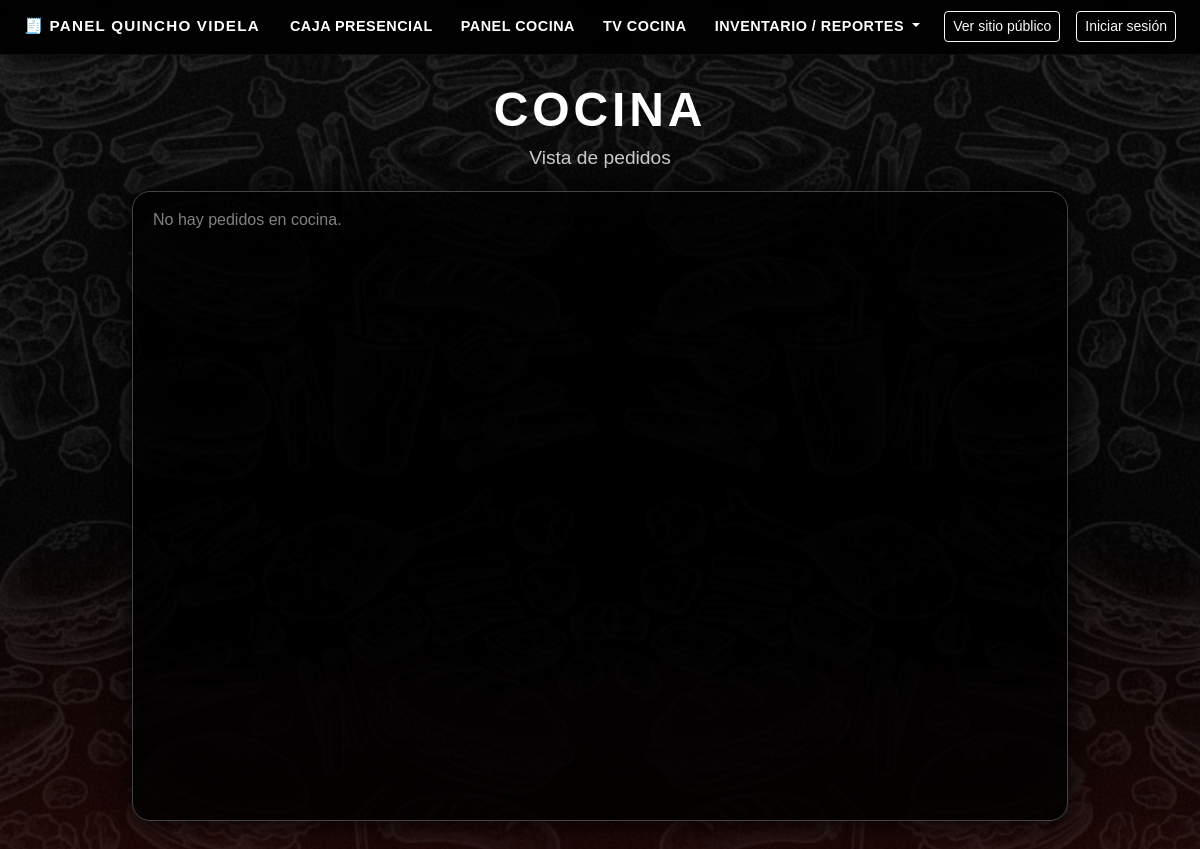
/caja/cocina/tv/, run on an earlier commit of the app's database.
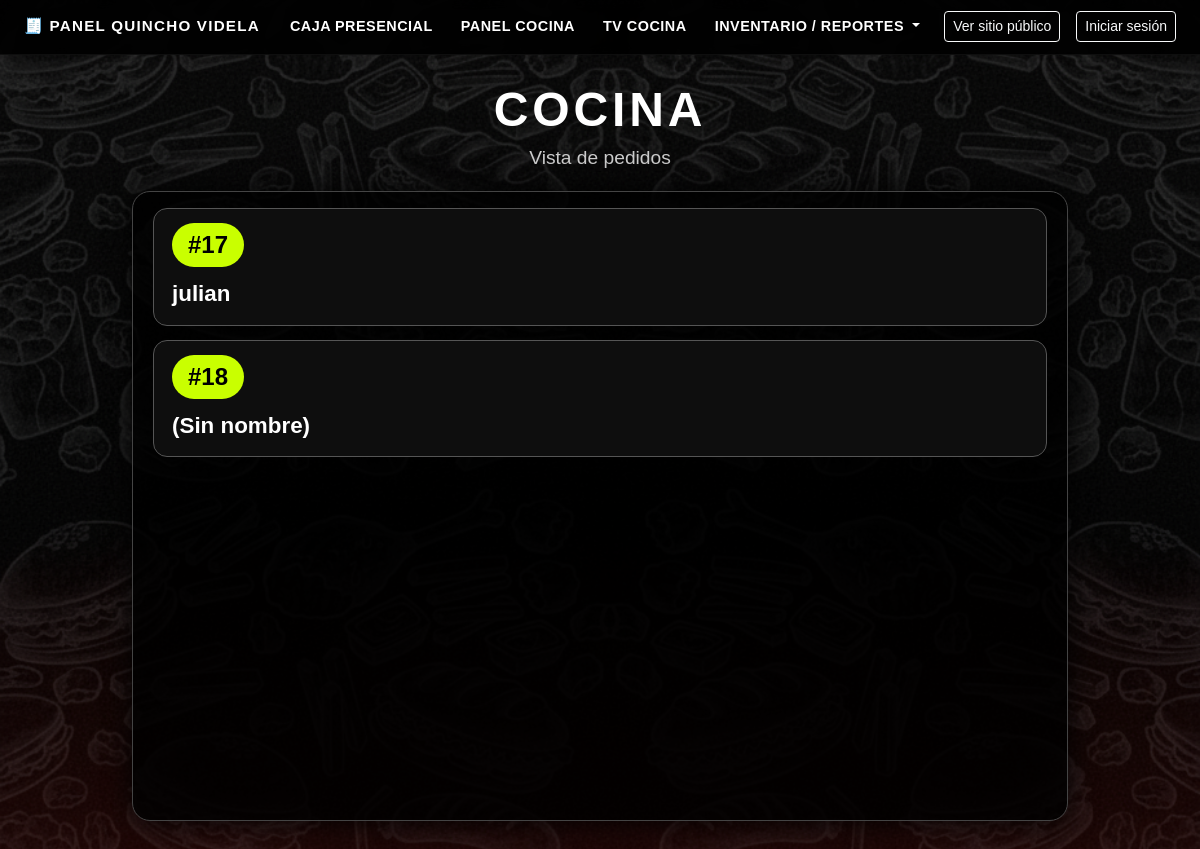
And on a later commit of the database.
### caja/models.py (models this page shows, shortened)
class Pedido(models.Model):
    ORIGEN_CHOICES = [
        ("web", "Web"),
        ("local", "Local"),
    ]
    ESTADO_CHOICES = [
        ("pendiente", "Pendiente"),
        ("en_cocina", "En cocina"),
        ("listo", "Listo"),
        ("entregado", "Entregado"),
        ("cancelado", "Cancelado"),
    ]
    FORMA_PAGO_CHOICES = [
        ("efectivo", "Efectivo"),
        ("transferencia", "Transferencia"),
        ("tarjeta", "Tarjetas"),
    ]
    TIPO_ENTREGA_CHOICES = [
        ("retiro", "Retiro"),
        ("reparto", "Reparto"),
    ]
    origen = models.CharField(max_length=10, choices=ORIGEN_CHOICES)
    canal = models.CharField(
        max_length=20,
        default="mostrador",
        help_text="mostrador, web, delivery, etc.",
    )
    estado = models.CharField(
        max_length=20,
        choices=ESTADO_CHOICES,
        default="pendiente",
    )
    nombre_cliente = models.CharField(max_length=150, blank=True, null=True)
    telefono = models.CharField(max_length=50, blank=True, null=True)
    direccion = models.CharField(max_length=255, blank=True, null=True)
    forma_pago = models.CharField(
        max_length=20,
        choices=FORMA_PAGO_CHOICES,
        blank=True,
        null=True,
    )
    tipo_entrega = models.CharField(
        max_length=20,
        choices=TIPO_ENTREGA_CHOICES,
        blank=True,
        null=True,
    )
    total_manual = models.DecimalField(
        max_digits=10,
        decimal_places=2,
        default=0,
        help_text="Total escrito en caja (opcional).",
    )
    visible_en_cocina = models.BooleanField(
        default=True,
        help_text="Solo los pedidos visibles aparecerán en la pantalla de cocina.",
    )
    creado_en = models.DateTimeField(auto_now_add=True)
    actualizado_en = models.DateTimeField(auto_now=True)
    nota = models.TextField(blank=True)
    class Meta:
        ordering = ["-creado_en"]

### caja/views.py (the view)
# urls.py: path("cocina/tv/", views.cocina_tv, name="cocina_tv"),
def cocina_tv(request):
    pedidos_tv = Pedido.objects.filter(
        visible_en_cocina=True,
        estado__in=["pendiente", "en_cocina"],
    ).order_by("creado_en")
    contexto = {
        "pedidos_tv": pedidos_tv,
    }
    return render(request, "caja/cocina_tv.html", contexto)

### caja/templates/caja/cocina_tv.html (shortened to what this page needs)
{% extends "base.html" %}
{% load static %}
{% block content %}
<div class="container-fluid cocina-tv-wrapper">
    <h1 class="cocina-tv-title">COCINA</h1>
    <p class="cocina-tv-subtitle">Vista de pedidos</p>
    <div class="row justify-content-center">
        <div class="col-lg-10">
            <div class="cocina-tv-panel">
                {% for p in pedidos_tv %}
                <div class="cocina-tv-ticket">
                    <div class="cocina-tv-header">
                        <span class="cocina-tv-id">#{{ p.id }}</span>
                    </div>
                    <div class="cocina-tv-client">
                        {{ p.nombre_cliente|default:"(Sin nombre)" }}
                    </div>
                </div>
                {% empty %}
                    <p class="text-white-50">No hay pedidos en cocina.</p>
                {% endfor %}
            </div>
        </div>
    </div>
</div>
{% endblock %}

What changed in the data, as far as the page shows it:
added Pedido: id "17", nombre_cliente "julian"
added Pedido: id "18", nombre_cliente "(Sin nombre)"
Also different on the page:
text no longer shown: "No hay pedidos en cocina."
